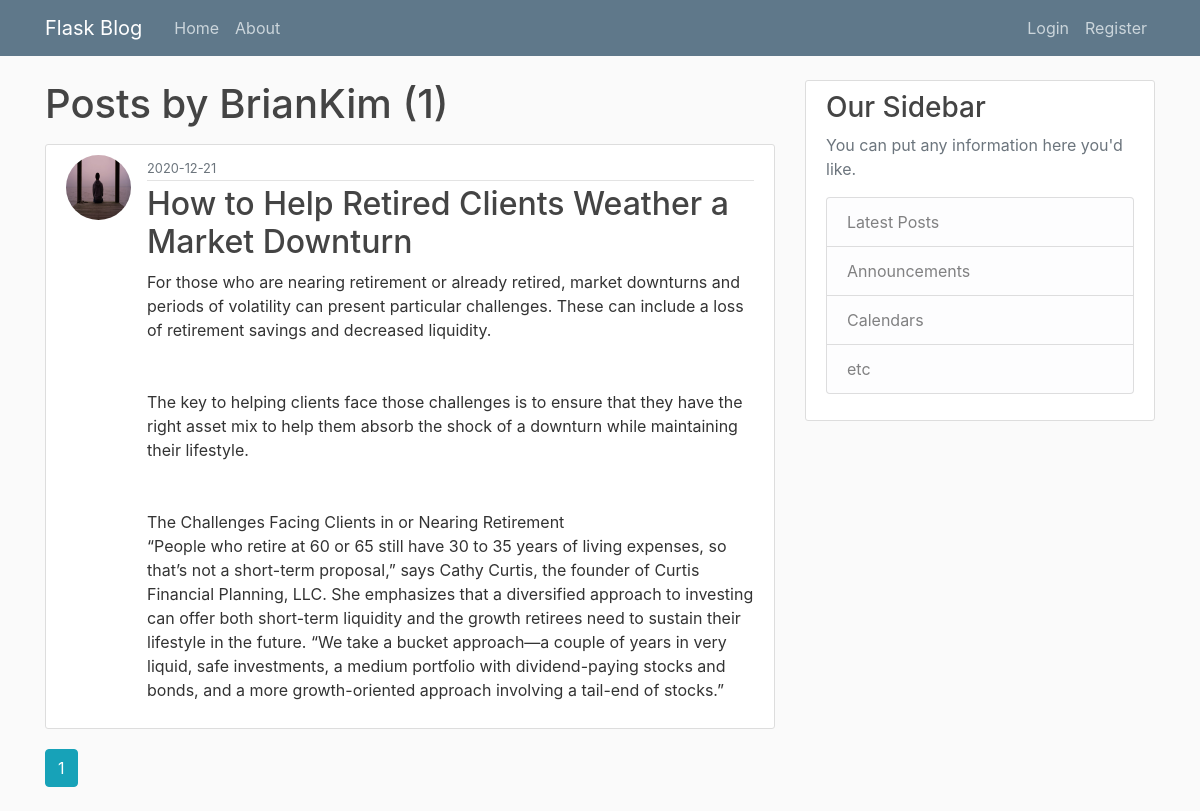
/user/BrianKim, run on the app's committed database.
### databases/models.py (models this page shows, shortened)
class User(db.Model, UserMixin):
    id = db.Column(db.Integer, primary_key=True)
    username = db.Column(db.String(20), unique=True, nullable=False)
    email = db.Column(db.String(120), unique=True, nullable=False)
    image_file = db.Column(db.String(20), nullable=False, default='default.jpg')
    password = db.Column(db.String(60), nullable=False)
    posts = db.relationship('Post', backref='author', lazy=True)

class Post(db.Model):
    id = db.Column(db.Integer, primary_key=True)
    title = db.Column(db.String(100), nullable=False)
    date_posted = db.Column(db.DateTime, nullable=False, default=datetime.utcnow)
    content = db.Column(db.Text, nullable=False)
    image_file = db.Column(db.String(20), nullable=True)
    user_id = db.Column(db.Integer, db.ForeignKey('user.id'), nullable=False)

### flaskblog/users/routes.py (the view)
@users.route("/user/<string:username>")
def user_posts(username):
    page = request.args.get('page', 1, type=int)
    user = User.query.filter_by(username=username).first_or_404()
    posts = Post.query.filter_by(author=user)\
        .order_by(Post.date_posted.desc())\
        .paginate(per_page=5, page=page)
    return render_template('users/user_posts.html', posts=posts, user=user)

### templates/users/user_posts.html
{% extends "layout.html" %}
{% block content %}
    <h1 class="mb-3">Posts by {{ user.username }} ({{ posts.total }})</h1>
    {% for post in posts.items %}
        <article class="media content-section">
          <img class="rounded-circle article-img" src="{{ url_for('static', filename='profile_pics/' + post.author.image_file) }}">
          <div class="media-body">
            <div class="article-metadata">
              <small class="text-muted">{{ post.date_posted.strftime('%Y-%m-%d') }}</small>
            </div>
            <h2><a class="article-title" href="{{ url_for('posts.view_post', post_id=post.id) }}">{{ post.title }}</a></h2>
            <p class="article-content">{{ post.content }}</p>
          </div>
        </article>
    {% endfor %}
    {% for page_num in posts.iter_pages(left_edge=1, right_edge=1, left_current=1, right_current=2) %}
        {% if page_num %}
            {% if page_num == posts.page %}
                <a class="btn btn-info mb-4" href="{{ url_for('users.user_posts', page=page_num, username=user.username) }}">{{ page_num }}</a>
            {% else %}
                <a class="btn btn-outline-info mb-4" href="{{ url_for('users.user_posts', page=page_num, username=user.username) }}">{{ page_num }}</a>
            {% endif %}
        {% else %}
            ...
        {% endif %}
    {% endfor %}
{% endblock content %}

### static/css/main.css (style rules this page uses)
body { background: #fafafa; color: #333333; margin-top: 5rem; }
h1, h2, h3, h4, h5, h6 { color: #444444; }
.content-section { background: #ffffff; padding: 10px 20px; border: 1px solid #dddddd; border-radius: 3px; margin-bottom: 20px; }
.article-title { color: #444444; }
.article-content { white-space: pre-line; }
.article-img { height: 65px; width: 65px; margin-right: 16px; }
.article-metadata { padding-bottom: 1px; margin-bottom: 4px; border-bottom: 1px solid #e3e3e3 }

### data on the page
User: username "BrianKim"
Post: image_file (placeholder picture), date_posted "2020-12-21", title "How to Help Retired Clients Weather a Market Downturn", content "For those who are nearing retirement or already retired, market downturns and periods of volatility can present particular challenges. These can include a loss of retirement savings and decreased liquidity. The key to helping clients face those challenges is to ensure that they have the right asset mix to help them absorb the shock of a downturn while maintaining their lifestyle. The Challenges Facing Clients in or Nearing Retirement “People who retire at 60 or 65 still have 30 to 35 years of living expenses, so that’s not a short-term proposal,” says Cathy Curtis, the founder of Curtis Financial Planning, LLC. She emphasizes that a diversified approach to investing can offer both…"

### other printed values
{{ posts.total }} "1"
{{ page_num }} "1"
